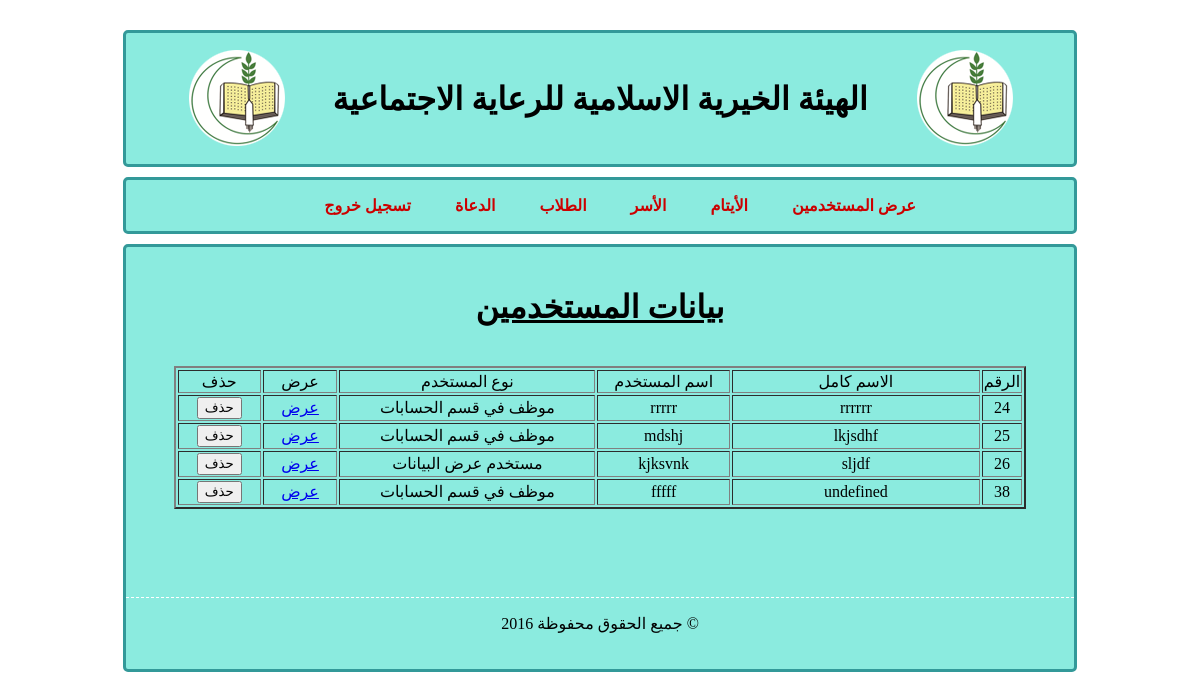
The page /admin/users/showUsers.php on the database its author committed.
### tables this page shows
CREATE TABLE IF NOT EXISTS `employee` (
  `id` int(11) NOT NULL AUTO_INCREMENT,
  `name` varchar(100) NOT NULL,
  `username` varchar(100) NOT NULL,
  `password` varchar(100) NOT NULL,
  `type` int(10) NOT NULL,
  PRIMARY KEY (`id`),
  UNIQUE KEY `username` (`username`)
);

### utils/usersAPI.php (called while the page is built, shortened)
<?php
function fp_users_get($extra = ''){
	$query = sprintf("SELECT * FROM `employee` %s",$extra);
	$qresult = @mysql_query($query);
	$rcount = mysql_num_rows($qresult);
	$users = array();
	for($i = 0 ; $i < $rcount ; $i++)
		$users[@count($users)] = @mysql_fetch_object($qresult);
	return $users ;
	}
?>

### admin/users/showUsers.php (the view, shortened to what this page needs)
<?php
	include('../../utils/usersAPI.php');
	$users = fp_users_get();
	$ucount = @count($users);
?>
<!DOCTYPE html PUBLIC "-//W3C//DTD XHTML 1.0 Transitional//EN" "http://www.w3.org/TR/xhtml1/DTD/xhtml1-transitional.dtd">
<html xmlns="http://www.w3.org/1999/xhtml">
<head>
<link href="../../style/pageStyle.css" rel="stylesheet" type="text/css" />
</head>
<body>
<div id="title">
<table width="90%" border="0" align="center">
  <tr>
    <td><img src="../../images/logo.png" /></td>
    <td><h1>الهيئة الخيرية الاسلامية للرعاية الاجتماعية</h1></td>
    <td><img src="../../images/logo.png" /></td>
  </tr>
</table>
</div>
<div class="menu">
	<ul>
      <li><a href="cars.html">تسجيل خروج</a>
      <li><a href="customers.html">الدعاة</a>
      <li><a href="employees.html">الطلاب</a>
      <li><a href="reports.html">الأسر</a>
      <li><a href="main.html">الأيتام</a>
      <li><a href="main.html">عرض المستخدمين</a>
   </ul>
</div>
<div class="main">
<h1 align="center" class="adress"> بيانات المستخدمين </h1>
<br />
<table width="90%" border="2" align="center">
  <tr align="center">
 	<td width="10%">حذف </td>
    <td width="9%">عرض </td>
    <td width="31%">نوع المستخدم</td>
    <td width="16%">اسم المستخدم</td>
    <td width="30%">الاسم كامل</td>
    <td width="4%">الرقم</td>
  </tr>
  <?php
  	for($i = 0 ; $i < $ucount ; $i++){
		$user = $users[$i];
  ?>
  <tr align="center">
    <td>
    <button name="add" type="button" onclick="ajax(<?php echo $user->id?>)" />حذف</button>
	<?php ?></td>
    <td><?php echo "<a href=\"user.php?id=$user->id\">عرض</a>" ?></td>
    <td><?php
	  if($user->type == 4)
      echo 'مستخدم عرض البيانات';
	  else
	  if($user->type == 3)
	  echo 'موظف في قسم الحسابات';
	  ?></td>
    <td><?php echo $user->username?></td>
    <td><?php echo $user->name?></td>
    <td><?php echo $user->id?></td>
  </tr>
  <?php } ?>
  </table>
<br />
<div id="footer">
  <p>جميع الحقوق محفوظة 2016 &copy;</p>
</div>
</div>
</body>
</html>

### style/pageStyle.css (style rules this page uses)
* { font-family:Droid Arabic Kufi; }
.main { width:80%; margin:0 auto ; border:#399 solid 3px ; border-radius:5px; margin-top:10px; padding:20px 0 20px 0 ; background:#8BEBDF; }
#title { padding:10px 0 10px 0 ; width:80%; margin:0 auto ; border:#399 solid 3px ; border-radius:5px; margin-top:30px; background:#8BEBDF; text-align:center; }
.menu { width:80%; margin:0 auto ; border:#399 solid 3px ; border-radius:5px; margin-top:10px; background:#8BEBDF; text-align:center; }
.menu ul { list-style-type:none; }
.menu ul li { display:inline; padding: 0 20px 0 20px; }
.menu a { color:#C00; font-weight:bold; text-decoration:none; }
.adress { text-decoration:underline; }
#title h1 { color: #000; }
#footer { margin-top:70px; text-align:center; border-top:dashed 1px #fff ; }

### rows shown on the page
employee: type "موظف في قسم الحسابات", username "rrrrr", name "rrrrrr", id "24"
employee: type "موظف في قسم الحسابات", username "mdshj", name "lkjsdhf", id "25"
employee: type "مستخدم عرض البيانات", username "kjksvnk", name "sljdf", id "26"
employee: type "موظف في قسم الحسابات", username "fffff", name "undefined", id "38"
